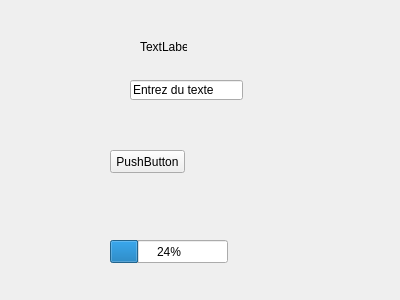
<?xml version="1.0" encoding="UTF-8"?>
<ui version="4.0">
 <class>Form</class>
 <widget class="QWidget" name="Form">
  <property name="geometry">
   <rect>
    <x>0</x>
    <y>0</y>
    <width>400</width>
    <height>300</height>
   </rect>
  </property>
  <property name="windowTitle">
   <string>Form</string>
  </property>
  <widget class="QLineEdit" name="lineEdit">
   <property name="geometry">
    <rect>
     <x>130</x>
     <y>80</y>
     <width>113</width>
     <height>20</height>
    </rect>
   </property>
   <property name="text">
    <string>Entrez du texte</string>
   </property>
  </widget>
  <widget class="QLabel" name="label">
   <property name="geometry">
    <rect>
     <x>140</x>
     <y>40</y>
     <width>47</width>
     <height>13</height>
    </rect>
   </property>
   <property name="text">
    <string>TextLabel</string>
   </property>
  </widget>
  <widget class="QProgressBar" name="progressBar">
   <property name="geometry">
    <rect>
     <x>110</x>
     <y>240</y>
     <width>118</width>
     <height>23</height>
    </rect>
   </property>
   <property name="value">
    <number>24</number>
   </property>
  </widget>
  <widget class="QPushButton" name="pushButton">
   <property name="geometry">
    <rect>
     <x>110</x>
     <y>150</y>
     <width>75</width>
     <height>23</height>
    </rect>
   </property>
   <property name="text">
    <string>PushButton</string>
   </property>
  </widget>
 </widget>
 <resources/>
 <connections/>
</ui>
